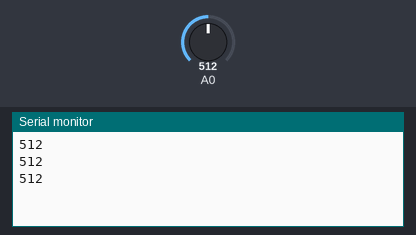
Simulated run of this sketch. Board: Arduino Uno, built with avr-gcc and run on an emulated ATmega328P. Parts: the last lines printed to the serial monitor. Inputs (shaded band) come from the test bench; at power-on: A0 = 512.

Above: at 1.3 s.
1.4 s: A0 set to 716
At 1.8 s:
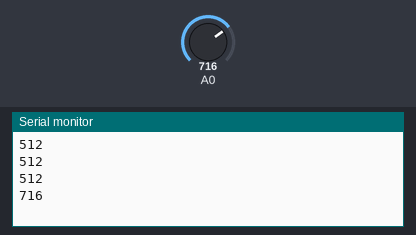
2.9 s: A0 set to 900
At 3.4 s:
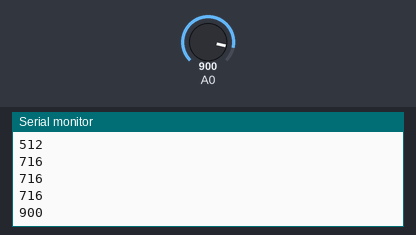
Timing chart, 0 to 5.9 s (numbered marks = the images above; inputs shaded):
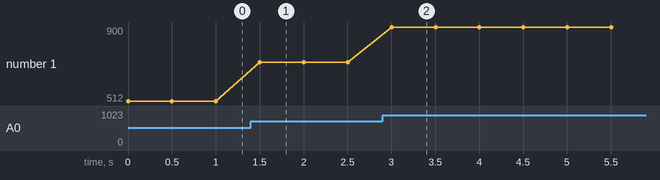

Measured:
- after the input at 1.4 s, the serial monitor: prints a new line after 0.10 s (image 1)
- after the input at 2.9 s, the serial monitor: prints a new line after 0.10 s (image 2)
- plotted number 1: 512 → 716 after the input at 1.4 s, 716 → 900 after the input at 2.9 s

The sketch:

5_SensorLDR.ino
```cpp
/*
   Experimento 1.5 - SensorLDR

   Utiliza um resistor dependente de luz (LDR*) para medir a intensidade luminosa do ambiente
   e enviar o valor lido na entrada analógica para a porta serial.

   LDR "é um resistor cuja resistência varia conforme a intensidade da luz (iluminamento) que incide sobre ele."
   fonte: https://pt.wikipedia.org/wiki/LDR

   As entradas anaogicas do arduino lêen um sinal de tenão de 0 a 5V e convertem para um
   valor inteiro entre 0 e 1023. No circuito utilizado a tensão que chega na entrada analogica
   varia em função a resistencia do LDR, trata-se de um circuito divisor de tensão.

   Saiba mais:
   https://www.arduino.cc/en/tutorial/AnalogInput (em inglês)
   https://pt.wikipedia.org/wiki/Divisor_de_tens%C3%A3o
*/

// A função setup roda apenas uma vez, quando o botão reset é pressionado ou quando a placa é ligada.
void setup() {
  // Inicia a comunicação serial utilizando a velocidade de 9600bps.
  Serial.begin(9600);
}

// A função loop roda repetidamente
void loop() {
  // A função alanogRead(x) lê o valor a entrada analógica x.
  int luz = analogRead(0); // Salva o valor lido em uma variavel do tipo inteiro.
  // A função Serial.println() imprime dados na porta serial como texto ASCII.
  Serial.println(luz);
  delay(500); // Espera meio segundo
}
```
